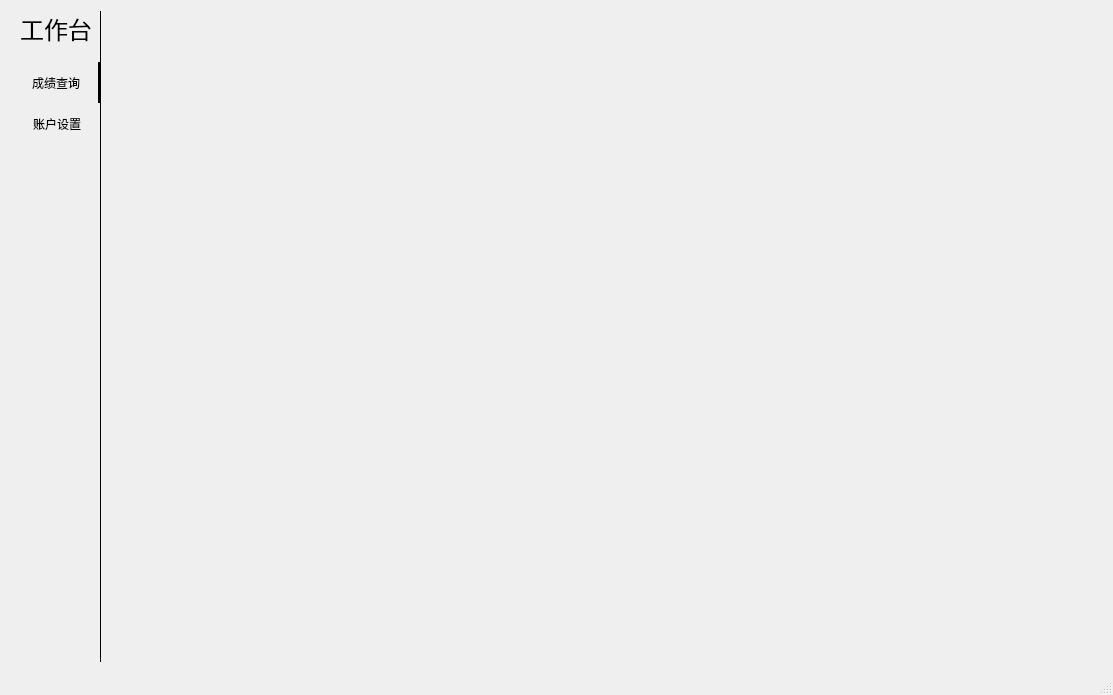
<?xml version="1.0" encoding="UTF-8"?>
<ui version="4.0">
 <class>StudentWindowClass</class>
 <widget class="QMainWindow" name="StudentWindowClass">
  <property name="geometry">
   <rect>
    <x>0</x>
    <y>0</y>
    <width>1113</width>
    <height>695</height>
   </rect>
  </property>
  <property name="windowTitle">
   <string>StudentWindow</string>
  </property>
  <widget class="QWidget" name="centralWidget">
   <layout class="QHBoxLayout" name="horizontalLayout">
    <item>
     <widget class="QWidget" name="sideBar" native="true">
      <property name="sizePolicy">
       <sizepolicy hsizetype="Preferred" vsizetype="Expanding">
        <horstretch>0</horstretch>
        <verstretch>0</verstretch>
       </sizepolicy>
      </property>
      <property name="styleSheet">
       <string notr="true">/* 默认 */
QToolButton{   
	border-top: 10px outset transparent;
	border-bottom: 10px outset transparent;
	border-right: 3px outset transparent;
	border-left: 3px outset transparent;
}
QWidget{
	 border-right-style: solid;
	border-right-width: 1px;
	border-right-color: black;
}
QToolButton:hover,QToolButton:pressed,QToolButton:checked{
	border-right-style: solid;
	border-right-width: 3px;
	border-right-color: black;
}</string>
      </property>
      <layout class="QGridLayout" name="gridLayout_2">
       <property name="leftMargin">
        <number>0</number>
       </property>
       <property name="topMargin">
        <number>0</number>
       </property>
       <property name="rightMargin">
        <number>0</number>
       </property>
       <property name="bottomMargin">
        <number>0</number>
       </property>
       <property name="spacing">
        <number>0</number>
       </property>
       <item row="0" column="0">
        <layout class="QVBoxLayout" name="verticalLayout">
         <property name="spacing">
          <number>0</number>
         </property>
         <item>
          <widget class="QLabel" name="label">
           <property name="font">
            <font>
             <family>华文中宋</family>
             <pointsize>18</pointsize>
            </font>
           </property>
           <property name="text">
            <string>工作台</string>
           </property>
           <property name="alignment">
            <set>Qt::AlignmentFlag::AlignCenter</set>
           </property>
          </widget>
         </item>
         <item>
          <spacer name="verticalSpacer_2">
           <property name="orientation">
            <enum>Qt::Orientation::Vertical</enum>
           </property>
           <property name="sizeType">
            <enum>QSizePolicy::Policy::Fixed</enum>
           </property>
           <property name="sizeHint" stdset="0">
            <size>
             <width>20</width>
             <height>15</height>
            </size>
           </property>
          </spacer>
         </item>
         <item>
          <widget class="QToolButton" name="overviewButton">
           <property name="sizePolicy">
            <sizepolicy hsizetype="Minimum" vsizetype="Preferred">
             <horstretch>0</horstretch>
             <verstretch>0</verstretch>
            </sizepolicy>
           </property>
           <property name="minimumSize">
            <size>
             <width>90</width>
             <height>0</height>
            </size>
           </property>
           <property name="text">
            <string>成绩查询</string>
           </property>
           <property name="icon">
            <iconset theme="document-open"/>
           </property>
           <property name="iconSize">
            <size>
             <width>24</width>
             <height>24</height>
            </size>
           </property>
           <property name="checkable">
            <bool>true</bool>
           </property>
           <property name="checked">
            <bool>true</bool>
           </property>
           <property name="autoExclusive">
            <bool>true</bool>
           </property>
           <property name="popupMode">
            <enum>QToolButton::ToolButtonPopupMode::DelayedPopup</enum>
           </property>
           <property name="toolButtonStyle">
            <enum>Qt::ToolButtonStyle::ToolButtonTextUnderIcon</enum>
           </property>
           <property name="autoRaise">
            <bool>false</bool>
           </property>
           <property name="arrowType">
            <enum>Qt::ArrowType::NoArrow</enum>
           </property>
          </widget>
         </item>
         <item>
          <widget class="QToolButton" name="studentButton">
           <property name="sizePolicy">
            <sizepolicy hsizetype="Minimum" vsizetype="Preferred">
             <horstretch>0</horstretch>
             <verstretch>0</verstretch>
            </sizepolicy>
           </property>
           <property name="minimumSize">
            <size>
             <width>90</width>
             <height>0</height>
            </size>
           </property>
           <property name="text">
            <string>账户设置</string>
           </property>
           <property name="icon">
            <iconset theme="document-properties"/>
           </property>
           <property name="iconSize">
            <size>
             <width>24</width>
             <height>24</height>
            </size>
           </property>
           <property name="checkable">
            <bool>true</bool>
           </property>
           <property name="autoExclusive">
            <bool>true</bool>
           </property>
           <property name="popupMode">
            <enum>QToolButton::ToolButtonPopupMode::DelayedPopup</enum>
           </property>
           <property name="toolButtonStyle">
            <enum>Qt::ToolButtonStyle::ToolButtonTextUnderIcon</enum>
           </property>
           <property name="autoRaise">
            <bool>false</bool>
           </property>
           <property name="arrowType">
            <enum>Qt::ArrowType::NoArrow</enum>
           </property>
          </widget>
         </item>
         <item>
          <spacer name="verticalSpacer">
           <property name="orientation">
            <enum>Qt::Orientation::Vertical</enum>
           </property>
           <property name="sizeHint" stdset="0">
            <size>
             <width>20</width>
             <height>40</height>
            </size>
           </property>
          </spacer>
         </item>
        </layout>
       </item>
      </layout>
     </widget>
    </item>
    <item>
     <widget class="QStackedWidget" name="stackedWidget">
      <property name="currentIndex">
       <number>-1</number>
      </property>
     </widget>
    </item>
   </layout>
  </widget>
  <widget class="QStatusBar" name="statusBar"/>
 </widget>
 <layoutdefault spacing="6" margin="11"/>
 <resources/>
 <connections/>
</ui>
